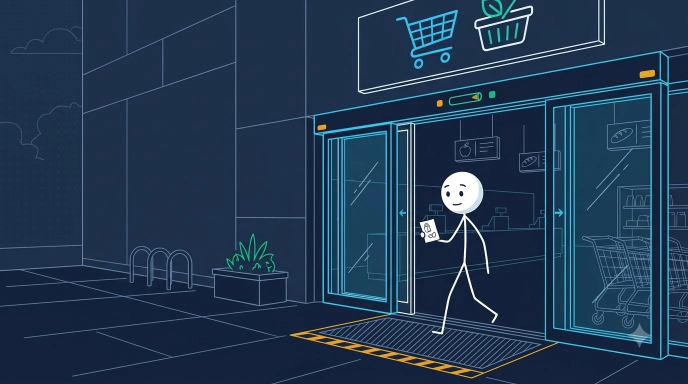
#> input picture projects/grocery-trap/img/s01.jpg, 1376 x 768 px (shown at 1/2 size); its folder holds only this picture in this run
$ python ingest_shots.py
#> lines starting #> are read from the running program, lines starting #| are printed output that depends on the picture
import os, glob, re
from PIL import Image, ImageDraw

def main():
    proj_dir = os.path.dirname(os.path.abspath(__file__))
    dl_dir = os.path.join(os.path.expanduser("~"), "Downloads", "stick_grocery-trap")
    img_dir = os.path.join(proj_dir, "img")
    os.makedirs(img_dir, exist_ok=True)

    files = glob.glob(os.path.join(dl_dir, "*.*"))
    shots = {}
    for f in files:
        base = os.path.basename(f)
        m = re.match(r"^(\d+)\s*-\s*", base)
        if m:
            shots[int(m.group(1))] = f

    print(f"Found {len(shots)} shots in {dl_dir}")
    converted = 0
    for s in range(1, 38):
        if s in shots:
            src = shots[s]
            im = Image.open(src).convert("RGB")
            dst = os.path.join(img_dir, f"s{s:02d}.jpg")
            im.save(dst, quality=95)
            converted += 1
        else:
            print(f"Missing shot: {s}")

    print(f"Successfully converted {converted}/37 shots to {img_dir}")

    # Build review.jpg contact sheet
    paths = [os.path.join(img_dir, f"s{s:02d}.jpg") for s in range(1, 38) if os.path.exists(os.path.join(img_dir, f"s{s:02d}.jpg"))]
    cols = 6
    tw, th = 384, 216
    rows = (len(paths) + cols - 1) // cols
    grid = Image.new("RGB", (tw * cols, th * rows), (15, 23, 42))
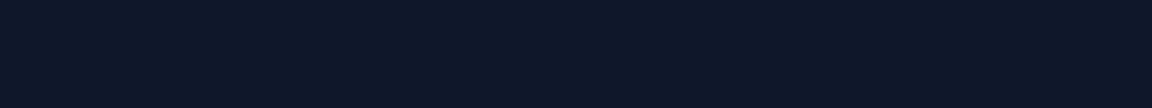
#> grid: PIL image 2304x216 RGB (shown at 1/2 size); mean R, G, B 15, 23, 42
    for idx, p in enumerate(paths):
        im = Image.open(p).resize((tw, th), Image.LANCZOS)
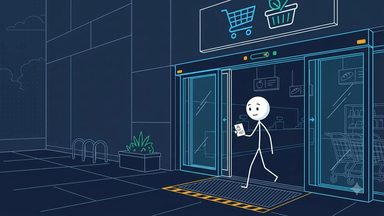
#> im: PIL image 384x216 RGB; mean R, G, B 32.4, 55.5, 80.8
        x = (idx % cols) * tw
        y = (idx // cols) * th
        grid.paste(im, (x, y))
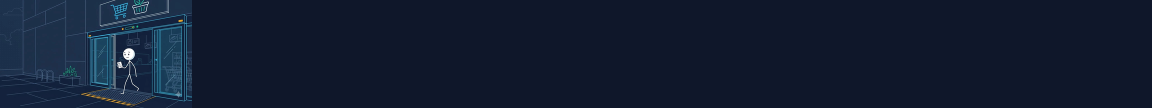
#> grid: PIL image 2304x216 RGB (shown at 1/2 size); mean R, G, B 17.9, 28.4, 48.5
        d = ImageDraw.Draw(grid)
        d.text((x + 10, y + 10), f"s{idx+1:02d}", fill=(255, 255, 255))
    grid.save(os.path.join(proj_dir, "review.jpg"), quality=90)
    print("Created review.jpg contact sheet")

if __name__ == "__main__":
    main()
